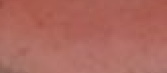
#> input picture four_color_face/chi/ting.jpg, 167 x 73 px, found by its file name; the run also reads 2 pictures not shown here
$ python Scatter3DDemo1.py
#> lines starting #> are read from the running program, lines starting #| are printed output that depends on the picture
import numpy as np
import cv2
import matplotlib as mpl
import matplotlib.pyplot as plt
from mpl_toolkits.mplot3d import Axes3D
# mpl.use('Qt5Agg')
#
from core.const_var import OUTPUT_PATH


def cs(titile="0x123", img=None):
    cv2.imshow(titile, img)
    cv2.waitKey(0)
    cv2.destroyWindow(titile)


chi_sample = cv2.imread(OUTPUT_PATH + "/chi/ting.jpg")
#> chi_sample is the input picture: shape (73, 167, 3); mean B, G, R 94.4, 104.3, 172.9
black_sample = cv2.imread(OUTPUT_PATH + "/black/ting.jpg")
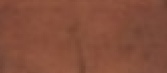
#> input picture four_color_face/black/ting.jpg, 167 x 73 px, found by its file name
#> black_sample is the input picture: shape (73, 167, 3); mean B, G, R 59.5, 78.4, 132.2
white_sample = cv2.imread(OUTPUT_PATH + "/white/ting.jpg")
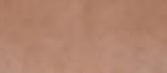
#> input picture four_color_face/white/ting.jpg, 167 x 73 px, found by its file name
#> white_sample is the input picture: shape (73, 167, 3); mean B, G, R 110.7, 132.3, 177.4
yellow_sample = cv2.imread(OUTPUT_PATH + "/yellow/ting.jpg")
predict_white = cv2.imread(OUTPUT_PATH + "/predict_white/ting.jpg")
predict_white_trim = cv2.imread(OUTPUT_PATH + "/predict_white/ting_trim.jpg")
predict_dark = cv2.imread(OUTPUT_PATH + "/predict_dark/ting.jpg")
predict_dark_trim = cv2.imread(OUTPUT_PATH + "/predict_dark/ting.jpg")


# HSV
def sp(img):
    img = cv2.resize(img, (50,50))
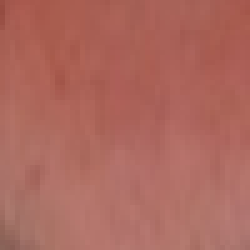
#> img: shape (50, 50, 3) (shown 5 times larger); mean of channels 0, 1, 2 94.3, 104.2, 172.8; drawn as B, G, R
    img = cv2.cvtColor(img, cv2.COLOR_BGR2HSV)
#> img: shape (50, 50, 3); mean H, S, V 3.8, 116.1, 172.8
    return (img[:,:,0].flatten(), img[:,:,1].flatten(), img[:,:,2].flatten())

def sprgb(img):
    img = cv2.resize(img, (50,50))
    img = cv2.cvtColor(img, cv2.COLOR_BGR2HSV)
    return (img[:,:,0].flatten(), img[:,:,1].flatten(), img[:,:,2].flatten())

def p(sample, c):
    (x,y,z) = sp(sample)
#> x = 2500 values, max 7 at index 2250, min 1 at index 2198, mean 3.78; y = 2500 values, max 144 at index 50, min 89 at index 2398, mean 116.1; z = 2500 values, max 184 at index 1586, min 137 at index 2451, mean 172.8
    (r,g,b) = sprgb(sample)
#> r has the same summary as x; g has the same summary as y; b has the same summary as z
    ax.scatter(x,y,z, alpha=.7, c=[(r[0] / 255., r[1] / 255., r[2] / 255.,) for r in zip(r,g,b)])

    #ax.set_xlim([-0.5, 1.5])
    #ax.set_ylim([-0.5, 1.5])
    #ax.set_zlim([-1.5, 1.5])


fig= plt.figure()
ax  = Axes3D(fig)
ax.set_xlabel('Cr')
ax.set_ylabel('Cb')
ax.set_zlabel('Y')
p(chi_sample, 'red')
# [5 lines of commented-out code are left out]

plt.show()

plt.show()
